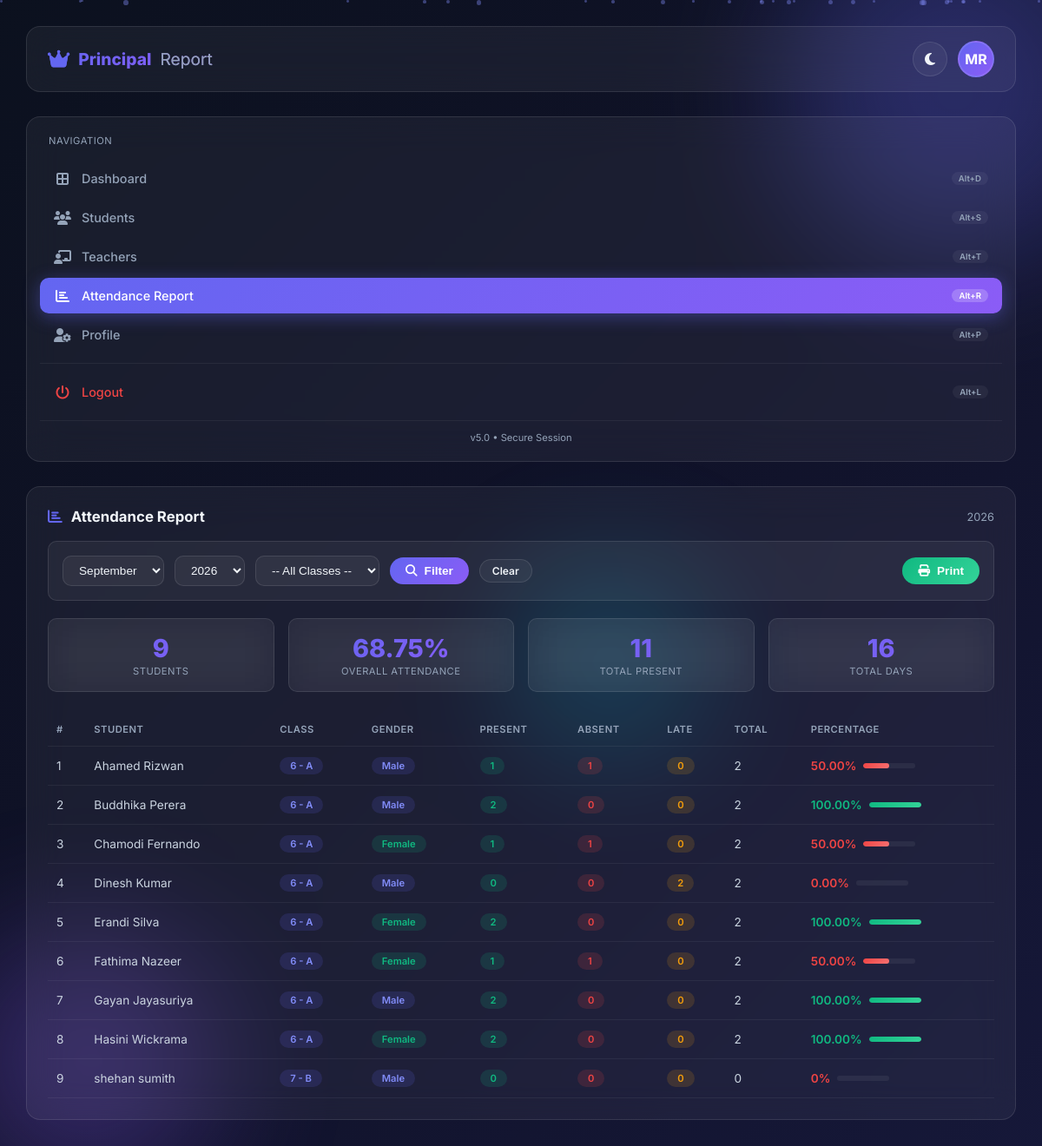
The page /admin/attendance_report.php (signed in) on the database its author committed.
### tables this page shows
CREATE TABLE `student` (
  `student_id` int(11) NOT NULL,
  `name` varchar(150) NOT NULL,
  `gender` enum('Male','Female','Other') DEFAULT 'Male',
  `contact` varchar(30) DEFAULT NULL,
  `date_of_birth` date DEFAULT NULL,
  `address` varchar(255) DEFAULT NULL,
  `class_id` int(11) DEFAULT NULL,
  `password` varchar(255) DEFAULT NULL,
  `created_at` timestamp NOT NULL DEFAULT current_timestamp()
);

CREATE TABLE `class` (
  `class_id` int(11) NOT NULL,
  `class_name` varchar(50) NOT NULL,
  `grade` varchar(20) NOT NULL,
  `created_at` timestamp NOT NULL DEFAULT current_timestamp()
);

### admin/attendance_report.php (the view, shortened to what this page needs)
<?php
require_once __DIR__ . '/../config/db.php';
$principal_name = $_SESSION['principal_name'] ?? 'Principal';
$selected_month = isset($_GET['month']) ? (int)$_GET['month'] : date('m');
$selected_year = isset($_GET['year']) ? (int)$_GET['year'] : date('Y');
try {
    $sql = "SELECT
                s.student_id,
                s.name as student_name,
                s.gender,
                c.class_name,
                c.grade,
                COUNT(a.attendance_id) as total_days,
                SUM(CASE WHEN a.status = 'present' THEN 1 ELSE 0 END) as present_days,
                SUM(CASE WHEN a.status = 'absent' THEN 1 ELSE 0 END) as absent_days,
                SUM(CASE WHEN a.status = 'late' THEN 1 ELSE 0 END) as late_days,
                ROUND((SUM(CASE WHEN a.status = 'present' THEN 1 ELSE 0 END) / COUNT(a.attendance_id)) * 100, 2) as percentage
            FROM student s
            LEFT JOIN class c ON s.class_id = c.class_id
            LEFT JOIN attendance a ON s.student_id = a.student_id
                AND MONTH(a.date) = ?
                AND YEAR(a.date) = ?
            WHERE 1=1";
    $params = [$selected_month, $selected_year];
    $sql .= " GROUP BY s.student_id ORDER BY s.name ASC";
    $stmt = $pdo->prepare($sql);
    $stmt->execute($params);
    $report_data = $stmt->fetchAll(PDO::FETCH_ASSOC);
    $total_students = count($report_data);
    $overall_present = 0;
    $overall_total = 0;
    foreach ($report_data as $row) {
        $overall_present += $row['present_days'];
        $overall_total += $row['total_days'];
    }
    $overall_percentage = $overall_total > 0 ? round(($overall_present / $overall_total) * 100, 2) : 0;
    $month_names = [
        1 => 'January', 2 => 'February', 3 => 'March', 4 => 'April',
        5 => 'May', 6 => 'June', 7 => 'July', 8 => 'August',
        9 => 'September', 10 => 'October', 11 => 'November', 12 => 'December'
    ];
    $month_name = $month_names[$selected_month] ?? '';
} catch (PDOException $e) {
    $error_msg = "Database Error: " . $e->getMessage();
}
?>
<!DOCTYPE html>
<html lang="en">
<head>
    <link rel="stylesheet" href="https://cdnjs.cloudflare.com/ajax/libs/font-awesome/6.5.0/css/all.min.css">
</head>
<body>
    <div class="bg-gradient-overlay"></div>
    <div class="orb orb-1"></div>
    <div class="orb orb-2"></div>
    <div class="orb orb-3"></div>
    <div id="particles-container"></div>
    <nav class="top-nav">
        <div class="brand">
            <i class="fa-solid fa-crown"></i>
            Principal <span style="-webkit-text-fill-color:var(--text-muted);font-weight:400;">Report</span>
        </div>
        <div class="top-nav-actions">
            <button class="nav-btn" onclick="toggleTheme()"><i class="fa-solid fa-moon"></i></button>
            <div class="principal-avatar" onclick="window.location.href='profile.php'">
                <?= strtoupper(substr($principal_name, 0, 2)) ?>
            </div>
        </div>
    </nav>
    <aside class="sidebar">
        <div style="margin-bottom:16px;padding:0 10px;">
            <div style="font-size:0.7rem;color:var(--text-muted);text-transform:uppercase;letter-spacing:0.5px;">Navigation</div>
        </div>
        <a href="dashboard.php" class="menu-item">
            <i class="fa-solid fa-border-all"></i> Dashboard <span class="shortcut">Alt+D</span>
        </a>
        <a href="?page=students" class="menu-item">
            <i class="fa-solid fa-users"></i> Students <span class="shortcut">Alt+S</span>
        </a>
        <a href="?page=teachers" class="menu-item">
            <i class="fa-solid fa-chalkboard-user"></i> Teachers <span class="shortcut">Alt+T</span>
        </a>
        <a href="attendance_report.php" class="menu-item active">
            <i class="fa-solid fa-chart-bar"></i> Attendance Report <span class="shortcut">Alt+R</span>
        </a>
        <a href="?page=profile" class="menu-item">
            <i class="fa-solid fa-user-gear"></i> Profile <span class="shortcut">Alt+P</span>
        </a>
        <div class="menu-divider"></div>
        <a href="../logout.php" class="menu-item" style="color:#ef4444;">
            <i class="fa-solid fa-power-off"></i> Logout <span class="shortcut">Alt+L</span>
        </a>
        <div class="sidebar-footer">v5.0 • Secure Session</div>
    </aside>
    <main class="main-content">
        <div class="page-content">
            <div class="card">
                <div class="card-header">
                    <h3><i class="fa-solid fa-chart-bar"></i> Attendance Report</h3>
                    <span class="text-muted text-sm"><?= $month_name ?> <?= $selected_year ?></span>
                </div>
                <div class="filter-bar">
                    <form method="GET" action="attendance_report.php" style="display:flex;flex-wrap:wrap;gap:12px;align-items:center;flex:1;">
                        <select name="month">
                            <?php for ($m = 1; $m <= 12; $m++): ?>
                                <option value="<?= $m ?>" <?= $selected_month == $m ? 'selected' : '' ?>>
                                    <?= date('F', mktime(0,0,0,$m,1)) ?>
                                </option>
                            <?php endfor; ?>
                        </select>
                        <select name="year">
                            <?php for ($y = date('Y') - 3; $y <= date('Y'); $y++): ?>
                                <option value="<?= $y ?>" <?= $selected_year == $y ? 'selected' : '' ?>><?= $y ?></option>
                            <?php endfor; ?>
                        </select>
                        <select name="class_id" onchange="this.form.submit()">
                            <option value="0">-- All Classes --</option>
                        </select>
                        <button type="submit" class="btn btn-primary"><i class="fa-solid fa-search"></i> Filter</button>
                        <a href="attendance_report.php" class="btn btn-sm">Clear</a>
                    </form>
                    <button class="btn btn-success" onclick="window.print()"><i class="fa-solid fa-print"></i> Print</button>
                </div>
                <div class="stats-grid">
                    <div class="stat-card">
                        <div class="stat-value"><?= $total_students ?></div>
                        <div class="stat-label">Students</div>
                    </div>
                    <div class="stat-card">
                        <div class="stat-value"><?= $overall_percentage ?>%</div>
                        <div class="stat-label">Overall Attendance</div>
                    </div>
                    <div class="stat-card">
                        <div class="stat-value"><?= $overall_present ?></div>
                        <div class="stat-label">Total Present</div>
                    </div>
                    <div class="stat-card">
                        <div class="stat-value"><?= $overall_total ?></div>
                        <div class="stat-label">Total Days</div>
                    </div>
                </div>
                <?php if (count($report_data) > 0): ?>
                    <div class="table-wrap">
                        <table>
                            <thead>
                                <tr>
                                    <th>#</th>
                                    <th>Student</th>
                                    <th>Class</th>
                                    <th>Gender</th>
                                    <th>Present</th>
                                    <th>Absent</th>
                                    <th>Late</th>
                                    <th>Total</th>
                                    <th>Percentage</th>
                                </tr>
                            </thead>
                            <tbody>
                                <?php $i = 1; foreach ($report_data as $row):
                                    $percentage = $row['percentage'] ?? 0;
                                    $bar_class = $percentage >= 80 ? '' : ($percentage >= 60 ? 'medium' : 'low');
                                ?>
                                    <tr>
                                        <td><?= $i++ ?></td>
                                        <td><?= htmlspecialchars($row['student_name']) ?></td>
                                        <td><span class="badge badge-primary"><?= htmlspecialchars($row['grade'] ?? 'N/A') . ' - ' . htmlspecialchars($row['class_name'] ?? 'N/A') ?></span></td>
                                        <td><span class="badge <?= ($row['gender'] ?? '') === 'Male' ? 'badge-primary' : 'badge-success' ?>"><?= htmlspecialchars($row['gender'] ?? 'N/A') ?></span></td>
                                        <td><span class="badge badge-success"><?= $row['present_days'] ?? 0 ?></span></td>
                                        <td><span class="badge badge-danger"><?= $row['absent_days'] ?? 0 ?></span></td>
                                        <td><span class="badge badge-warning"><?= $row['late_days'] ?? 0 ?></span></td>
                                        <td><?= $row['total_days'] ?? 0 ?></td>
                                        <td>
                                            <div style="display:flex;align-items:center;gap:8px;">
                                                <span style="font-weight:600;color:<?= $percentage >= 80 ? '#10b981' : ($percentage >= 60 ? '#f59e0b' : '#ef4444') ?>;">
                                                    <?= $percentage ?>%
                                                </span>
                                                <div class="progress-bar" style="width:60px;">
                                                    <div class="fill <?= $bar_class ?>" style="width:<?= $percentage ?>%;"></div>
                                                </div>
                                            </div>
                                        </td>
                                    </tr>
                                <?php endforeach; ?>
                            </tbody>
                        </table>
                    </div>
                <?php endif; ?>
            </div>
        </div>
    </main>
</body>
</html>

### rows shown on the page
student: name "Ahamed Rizwan", class.grade "6", class.class_name "A", gender "Male", present_days "1", absent_days "1", late_days "0", total_days "2", percentage "50.00"
student: name "Buddhika Perera", class.grade "6", class.class_name "A", gender "Male", present_days "2", absent_days "0", late_days "0", total_days "2", percentage "100.00"
student: name "Chamodi Fernando", class.grade "6", class.class_name "A", gender "Female", present_days "1", absent_days "1", late_days "0", total_days "2", percentage "50.00"
student: name "Dinesh Kumar", class.grade "6", class.class_name "A", gender "Male", present_days "0", absent_days "0", late_days "2", total_days "2", percentage "0.00"
student: name "Erandi Silva", class.grade "6", class.class_name "A", gender "Female", present_days "2", absent_days "0", late_days "0", total_days "2", percentage "100.00"
student: name "Fathima Nazeer", class.grade "6", class.class_name "A", gender "Female", present_days "1", absent_days "1", late_days "0", total_days "2", percentage "50.00"
student: name "Gayan Jayasuriya", class.grade "6", class.class_name "A", gender "Male", present_days "2", absent_days "0", late_days "0", total_days "2", percentage "100.00"
student: name "Hasini Wickrama", class.grade "6", class.class_name "A", gender "Female", present_days "2", absent_days "0", late_days "0", total_days "2", percentage "100.00"
student: name "shehan sumith", class.grade "7", class.class_name "B", gender "Male", present_days "0", absent_days "0", late_days "0", total_days "0", percentage "0"

### other values the page prints
substr($principal_name, 0, 2) "MR"
$selected_year "2026"
$total_students "9"
$overall_percentage "68.75"
$overall_present "11"
$overall_total "16"
form field month "September"
form field year "2026"
